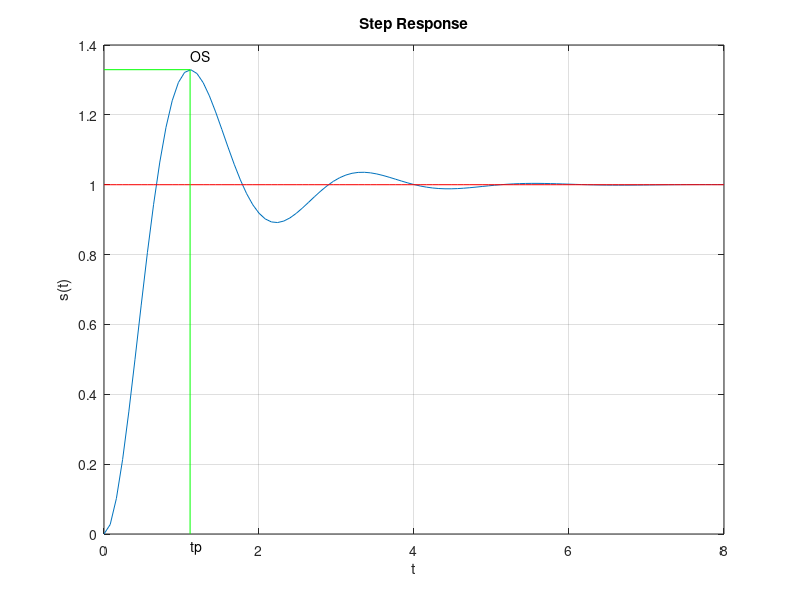

Source code (MATLAB):
num=9;
den=[1 2 9];
G=tf(num,den);
wn=3;
z=1/3;
T=8/(wn*z);
[s,t]=step(G,T);
plot(t,s)
grid on
tp=pi/(sqrt(1-z^2)*wn);
peak=1+exp(-pi*z/sqrt(1-z*z));
hold on
plot(t,ones(size(s)),'r')
plot([tp tp],[0 peak],'g')
plot([0 tp],[peak peak],'g')
xlabel('t')
ylabel('s(t)')
title('Step Response')
text(tp,-0.04,'tp')
text(tp,peak+0.04,'OS')
hold off
